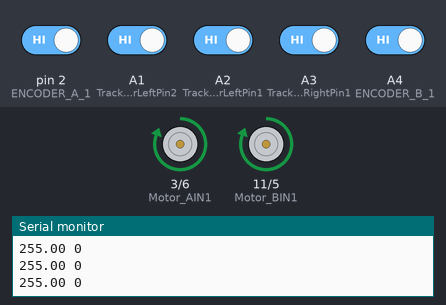
The sketch below on a simulated Arduino Uno, built with avr-gcc and run on an emulated ATmega328P. On the bench: motor-driver pin pairs drawn as motors (green arrow = first pin HIGH = forward, orange = second pin HIGH = backward, longer = more drive), the last lines printed to the serial monitor. The test bench sets the inputs (shaded band); at power-on: A1 (TrackSensorLeftPin2), A2 (TrackSensorLeftPin1), A3 (TrackSensorRightPin1), A4 (ENCODER_B_1), pin 2 (ENCODER_A_1) HIGH.

Above: at 1.2 s.
1.3 s: A2 (TrackSensorLeftPin1) driven LOW
At 2.5 s:
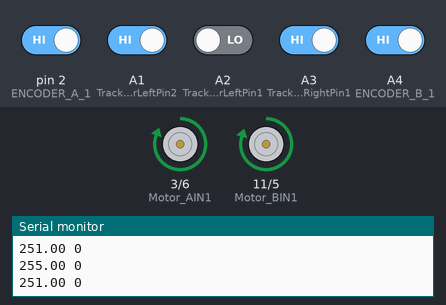
2.8 s: A1 (TrackSensorLeftPin2) driven LOW
At 3.3 s:
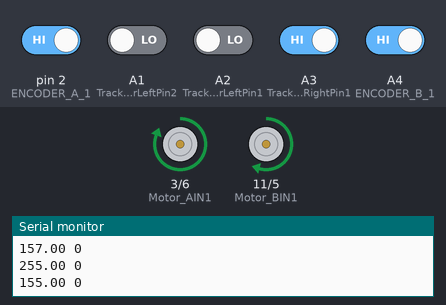
At 5.8 s:
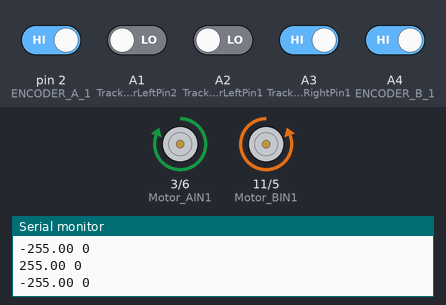
Timing chart, 0 to 7.3 s (numbered marks = the images above; inputs shaded):
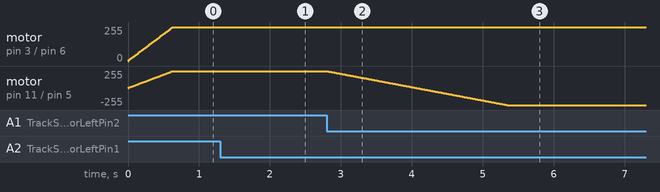

The sketch:

car_control_V1.1.ino
```cpp
#include <MsTimer2.h>         //定时中断头文件库

/***********电机控制板引脚定义************/
unsigned int Motor_BIN1=11;       //控制电机的引脚（左轮）
unsigned int Motor_BIN2=5;
unsigned int Motor_AIN1=3;        //控制电机的引脚（右轮）
unsigned int Motor_AIN2=6;
String TargetB_Value;             //串口获取的速度字符串变量
String TargetA_Value;             //串口获取的速度字符串变量
int value_B;                       //用于存储通过PI控制器计算得到的用于调整电机转速的PWM值的整形变量
int value_A;                       //用于存储通过PI控制器计算得到的用于调整电机转速的PWM值的整形变量

/***********编码器引脚************/
#define ENCODER_B_1 18              //编码器引脚—————左轮
#define ENCODER_B_2 8
#define ENCODER_A_1 2              //编码器引脚——————右轮
#define ENCODER_A_2 7
int Velocity_B,Count_B=0;            //Count计数变量 Velocity存储设定时间内A相上升沿和下降沿的个数
int Velocity_A,Count_A=0;            //Count计数变量 Velocity存储设定时间内A相上升沿和下降沿的个数

/***********PID控制器相关参数************/
float Velocity_KP =2  , Velocity_KI= 2;//需要调整********************
volatile float Target_B=0;//右轮速度目标值
volatile float Target_A=0;//左轮速度目标值

/****************循迹红外引脚定义********************/
//TrackSensorLeftPin1 TrackSensorLeftPin2 TrackSensorRightPin1 TrackSensorRightPin2
//      A2                  A1                  A3                   A4
const int TrackSensorLeftPin1  =  A2;  //定义左边第一个循迹红外传感器引脚为A2
const int TrackSensorLeftPin2  =  A1;  //定义左边第二个循迹红外传感器引脚为A1
const int TrackSensorRightPin1 =  A3;  //定义右边第一个循迹红外传感器引脚为A3
const int TrackSensorRightPin2 =  A4;  //定义右边第二个循迹红外传感器引脚为A4

//定义各个循迹红外引脚采集的数据的变量
int TrackSensorLeftValue1;
int TrackSensorLeftValue2;
int TrackSensorRightValue1;
int TrackSensorRightValue2;

/************其它变量定义*****************/
int Turn = 0 ;   //转角大小
int Velocity = 5 ; //速度大小

/*********** 限幅************
*以下两个参数让输出的PWM在一个合理区间
*arduino mega 2560 单片机的PWM不能超过255 所以 PWM_Restrict 起到限制上限的作用
*****************************/
int PWM_Restrict=255;            //startPW+PWM_Restric=255<256

/***********初始化************/
void setup()
{
  Serial.begin(115200);            //打开串口
  Serial.println("/*****START*****/");
  pinMode(ENCODER_B_1,INPUT);     //设置两个相线为输入模式
  pinMode(ENCODER_B_2,INPUT);
  pinMode(ENCODER_A_1,INPUT);     //设置两个相线为输入模式
  pinMode(ENCODER_A_2,INPUT);

  pinMode(Motor_AIN1,OUTPUT);   //设置右轮驱动引脚为输出模式
  pinMode(Motor_AIN2,OUTPUT);
  pinMode(Motor_BIN1,OUTPUT);   //设置左轮驱动引脚为输出模式
  pinMode(Motor_BIN2,OUTPUT);

  //定义四路循迹红外传感器为输入接口
  pinMode(TrackSensorLeftPin1, INPUT);
  pinMode(TrackSensorLeftPin2, INPUT);
  pinMode(TrackSensorRightPin1, INPUT);
  pinMode(TrackSensorRightPin2, INPUT);

  //四路循迹红外传感器初始化为高电平
  digitalWrite(TrackSensorLeftPin1, HIGH);
  digitalWrite(TrackSensorLeftPin2, HIGH);
  digitalWrite(TrackSensorRightPin1, HIGH);
  digitalWrite(TrackSensorRightPin2, HIGH);

  attachInterrupt(0, READ_ENCODER_A,CHANGE);
  attachInterrupt(5, READ_ENCODER_B,CHANGE);

  MsTimer2::set(10, control); //10毫秒定时中断函数//control为函数名，可以改变
  MsTimer2::start ();        //中断使能

}
/***********主程序************/
void loop()
{
  //检测到黑线时循迹模块相应的指示灯亮，端口电平为LOW
  //未检测到黑线时循迹模块相应的指示灯灭，端口电平为HIGH
  TrackSensorLeftValue1  = digitalRead(TrackSensorLeftPin1);
  TrackSensorLeftValue2  = digitalRead(TrackSensorLeftPin2);
  TrackSensorRightValue1 = digitalRead(TrackSensorRightPin1);
  TrackSensorRightValue2 = digitalRead(TrackSensorRightPin2);
  if((TrackSensorLeftValue2 == LOW && TrackSensorRightValue2 == LOW && TrackSensorLeftValue1 == HIGH && TrackSensorRightValue2 == HIGH)|| (TrackSensorLeftValue2 == HIGH && TrackSensorRightValue1 == HIGH && TrackSensorLeftValue1 == HIGH && TrackSensorRightValue2 == HIGH)){//直行
      Velocity = 2;
      Turn=0;

  }else if(TrackSensorLeftValue2 == HIGH && TrackSensorRightValue2 == HIGH && TrackSensorLeftValue1 == LOW && TrackSensorRightValue1 == HIGH){//小右行
    Velocity = 2;
    Turn=2;
    delay(40);

  }else if(TrackSensorLeftValue2 == HIGH && TrackSensorRightValue2 == HIGH && TrackSensorLeftValue1 == HIGH && TrackSensorRightValue1 == LOW){//小左行
    Velocity = 2;
    Turn=-2;
    delay(40);

  }else if(TrackSensorLeftValue2 == LOW && TrackSensorLeftValue1 == LOW && TrackSensorRightValue1 == HIGH){//大右行
    Velocity = 2;
    Turn=3;
    delay(80);

  }else if(TrackSensorRightValue2 == LOW && TrackSensorLeftValue1 == HIGH && TrackSensorRightValue1 == LOW){//大左行
    Velocity = 2;
    Turn=-3;
    delay(80);

  }else if(TrackSensorLeftValue2 == LOW && TrackSensorRightValue1 == LOW && TrackSensorLeftValue1 == LOW && TrackSensorRightValue2 == LOW){//停止
    Turn = 0 ;
    Velocity = 0 ;
    delay(100);
  }
}
/**********外部中断触发计数器函数************
*根据转速的方向不同我们将计数器累计为正值或者负值(计数器累计为正值为负值为计数器方向)
*只有方向累计正确了才可以实现正确的调整,否则会出现逆方向满速旋转
*
*※※※※※※超级重点※※※※※※
*
*所谓累计在正确的方向即
*(1)计数器方向
*(2)电机输出方向(控制电机转速方向的接线是正着接还是反着接)
*(3)PI 控制器 里面的误差(Basi)运算是目标值减当前值(Target-Encoder),还是当前值减目标值(Encoder-Target)
*三个方向只有对应上才会有效果否则你接上就是使劲的朝着一个方向(一般来说是反方向)满速旋转

例子里是已经对应好的,如果其他驱动单片机在自己尝试的时候出现满速旋转就是三个方向没对应上

下列函数中由于在A相上升沿触发时,B相是低电平,和A相下降沿触发时B是高电平是一个方向,在这种触发方式下,我们将count累计为正,另一种情况将count累计为负
********************************************/
void READ_ENCODER_A()
{

    if (digitalRead(ENCODER_A_1) ==0)
    {
     if (digitalRead(ENCODER_A_2) == 0)
       Count_A--;  //根据另外一相电平判定方向
     else
       Count_A++;
    }//识别转动方向

    else
    {
     if (digitalRead(ENCODER_A_2) == 0)
     Count_A++; //根据另外一相电平判定方向
     else
     Count_A--;
    }

}
void READ_ENCODER_B()
{

    if (digitalRead(ENCODER_B_1) ==0)
    {
     if (digitalRead(ENCODER_B_2) == LOW)
       Count_B++;  //根据另外一相电平判定方向
     else
       Count_B--;
    }//识别转动方向

    else
    {
     if (digitalRead(ENCODER_B_2) == LOW)
     Count_B--; //根据另外一相电平判定方向
     else
     Count_B++;
    }

}
/**********定时器中断触发函数*********/
void control()
{

  Velocity_A=Count_A;    //把采用周期(内部定时中断周期)所累计的脉冲下降沿的个数,赋值给速度
  Count_A=0;           //将脉冲计数器清零
  Velocity_B=Count_B;    //把采用周期(内部定时中断周期)所累计的脉冲下降沿的个数,赋值给速度
  Count_B=0;           //将脉冲计数器清零
  Kinematic_Analysis(Velocity,Turn);                                   //小车运动学分析
  value_A=Incremental_PI_A(Velocity_A,Target_A);  //通过目标值和当前值在这个函数下算出我们需要调整用的PWM值
  value_B=Incremental_PI_B(Velocity_B,Target_B);  //通过目标值和当前值在这个函数下算出我们需要调整用的PWM值
  Set_PWM(value_A, value_B);    //将算好的值输出给电机

}

/**************************************************************************
函数功能：小车运动数学模型
入口参数：速度和转角
//**************************************************************************/
void Kinematic_Analysis(float velocity, float turn) {
    Target_A=velocity+turn;
    Target_B=velocity-turn;      //后轮差速
}

/***********PI控制器****************/
int Incremental_PI_A (int Encoder,float Target1)
{
  static float Bias,PWM=0,Last_bias=0;                    //定义全局静态浮点型变量 PWM,Bias(本次偏差),Last_bias(上次偏差)
   Bias=Target1-Encoder;                                  //计算偏差,目标值减去当前值
   PWM += Velocity_KP*(Bias-Last_bias)+Velocity_KI*Bias;   //增量式PI控制计算

   if(PWM>PWM_Restrict)
   PWM=PWM_Restrict;                                     //限幅

   if(PWM<-PWM_Restrict)
   PWM=-PWM_Restrict;                                    //限幅

   Last_bias=Bias;                                       //保存上一次偏差

   Serial.print(PWM);
   Serial.print(" ");
   Serial.println(Encoder);

   return PWM;                                           //增量输出
}
int Incremental_PI_B (int Encoder,float Target1)
{
  static float Bias,PWM=0,Last_bias=0;                    //定义全局静态浮点型变量 PWM,Bias(本次偏差),Last_bias(上次偏差)
   Bias=Target1-Encoder;                                  //计算偏差,目标值减去当前值
   PWM += Velocity_KP*(Bias-Last_bias)+Velocity_KI*Bias;   //增量式PI控制计算

   if(PWM>PWM_Restrict)
   PWM=PWM_Restrict;                                     //限幅

   if(PWM<-PWM_Restrict)
   PWM=-PWM_Restrict;                                    //限幅

   Last_bias=Bias;                                       //保存上一次偏差

   Serial.print(PWM);
   Serial.print(" ");
   Serial.println(Encoder);

   return PWM;                                           //增量输出
}
/**********PWM控制函数*********/
void Set_PWM(int motora, int motorb)
{
  if (motora > 0)  //如果算出的PWM为正
  {

    analogWrite(Motor_AIN1,motora);  //让PWM在设定正转方向(我们认为的正转方向)正向输出调整，10是死区补偿
    digitalWrite(Motor_AIN2, 0);
                                    //让PWM在设定正转方向(我们认为的正转方向)正向输出调整
  } else if (motora == 0)  //如果PWM为0停车
  {
    digitalWrite(Motor_AIN1, 0);
    digitalWrite(Motor_AIN2, 0);
  } else if (motora < 0)  //如果算出的PWM为负
  {


     analogWrite(Motor_AIN1, motora+255); //让PWM在设定反转方向反向输出调整
     digitalWrite(Motor_AIN2,1);

  }

  if (motorb > 0)  //如果算出的PWM为正
  {

    analogWrite(Motor_BIN1,motorb);  //让PWM在设定正转方向(我们认为的正转方向)正向输出调整，10是死区补偿
    digitalWrite(Motor_BIN2, 0);
                                    //让PWM在设定正转方向(我们认为的正转方向)正向输出调整
  } else if (motorb == 0)  //如果PWM为0停车
  {
    digitalWrite(Motor_BIN1, 0);
    digitalWrite(Motor_BIN2, 0);
  } else if (motorb < 0)  //如果算出的PWM为负
  {


     analogWrite(Motor_BIN1, motorb+255); //让PWM在设定反转方向反向输出调整
     digitalWrite(Motor_BIN2,1);

  }

}
```

Measured:
- after the input at 1.3 s, motor on pin 11 (Motor_BIN1) / pin 5 (Motor_BIN2): forward 255/255 → forward 252/255 at once
- after the input at 2.8 s, motor on pin 11 (Motor_BIN1) / pin 5 (Motor_BIN2): moves from forward 252/255 to backward 255/255 over 2.5 s, starting at once
